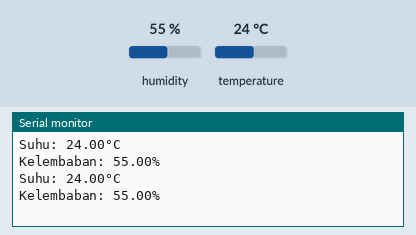
Recording of a sketch running on a simulated ESP8266 (NodeMCU). Parts: the last lines printed to the serial monitor. Inputs (shaded band) come from the test bench; at power-on: humidity 55 %, temperature 24 °C.

Above: at 4.8 s.
4.9 s: humidity set to 22 %
At 7.4 s:
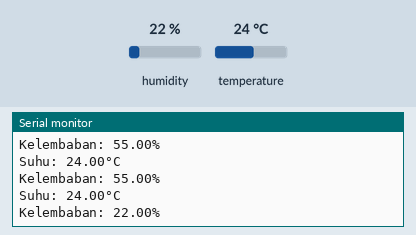
7.9 s: temperature set to 12 °C
At 9.1 s:
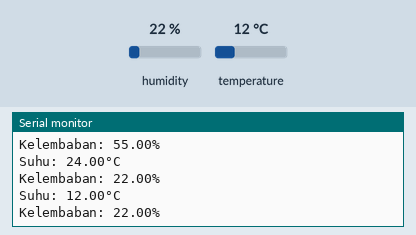
10.9 s: humidity set to 40 %
At 12.5 s:
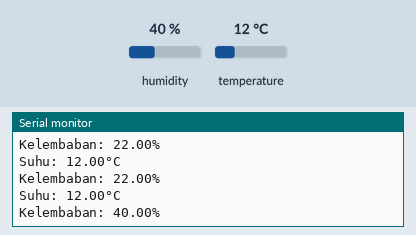
Timing chart, 0 to 14.0 s (numbered marks = the images above; inputs shaded):
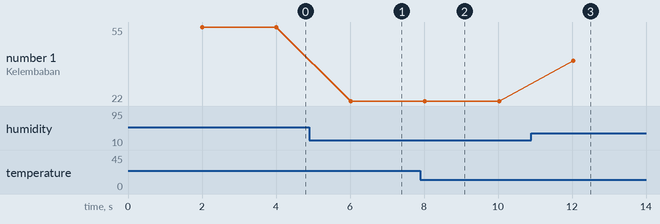

Measured:
- after the input at 4.9 s, the serial monitor: prints a new line after 1.1 s (image 1)
- after the input at 7.9 s, the serial monitor: prints a new line after 0.12 s (image 2)
- after the input at 10.9 s, the serial monitor: prints a new line after 1.1 s (image 3)
- plotted number 1: 55 → 22 after the input at 4.9 s, 22 → 40 after the input at 10.9 s

The sketch:

Latihan-DHT22.ino
```cpp
#include "DHT.h"

#define DHTPIN D4      // Pin yang digunakan untuk sensor DHT
#define DHTTYPE DHT22  // Tipe sensor DHT yang digunakan (DHT22)

DHT dht(DHTPIN, DHTTYPE);

void setup() {
  Serial.begin(9600);  // Memulai komunikasi serial
  dht.begin();         // Memulai sensor DHT
}

void loop() {
  delay(2000);  // Delay 2 detik antar pembacaan

  // Membaca kelembaban dan suhu dari sensor DHT
  float humidity = dht.readHumidity();
  float temperature = dht.readTemperature();

  // Memeriksa apakah pembacaan dari sensor gagal
  if (isnan(humidity) || isnan(temperature)) {
    Serial.println("Failed to read from DHT sensor!");
    return;
  }

  // Menampilkan suhu ke serial monitor
  Serial.print("Suhu: ");
  Serial.print(temperature);
  Serial.println("°C");

  // Menampilkan kelembaban ke serial monitor
  Serial.print("Kelembaban: ");
  Serial.print(humidity);
  Serial.println("%");
}
```
